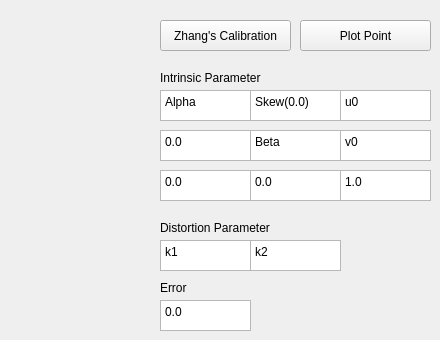
       <widget class="QWidget" name="tab_1">
        <attribute name="title">
         <string>1 </string>
        </attribute>
        <widget class="QPushButton" name="zhang">
         <property name="geometry">
          <rect>
           <x>160</x>
           <y>20</y>
           <width>131</width>
           <height>31</height>
          </rect>
         </property>
         <property name="text">
          <string>Zhang's Calibration</string>
         </property>
        </widget>
        <widget class="QPushButton" name="plot_point">
         <property name="geometry">
          <rect>
           <x>300</x>
           <y>20</y>
           <width>131</width>
           <height>31</height>
          </rect>
         </property>
         <property name="text">
          <string>Plot Point</string>
         </property>
        </widget>
        <widget class="QLabel" name="label">
         <property name="geometry">
          <rect>
           <x>160</x>
           <y>70</y>
           <width>111</width>
           <height>16</height>
          </rect>
         </property>
         <property name="text">
          <string>Intrinsic Parameter</string>
         </property>
        </widget>
        <widget class="QTextEdit" name="textAlpha">
         <property name="geometry">
          <rect>
           <x>160</x>
           <y>90</y>
           <width>91</width>
           <height>31</height>
          </rect>
         </property>
         <property name="html">
          <string>&lt;!DOCTYPE HTML PUBLIC &quot;-//W3C//DTD HTML 4.0//EN&quot; &quot;http://www.w3.org/TR/REC-html40/strict.dtd&quot;&gt;
&lt;html&gt;&lt;head&gt;&lt;meta name=&quot;qrichtext&quot; content=&quot;1&quot; /&gt;&lt;meta charset=&quot;utf-8&quot; /&gt;&lt;style type=&quot;text/css&quot;&gt;
p, li { white-space: pre-wrap; }
hr { height: 1px; border-width: 0; }
li.unchecked::marker { content: &quot;\2610&quot;; }
li.checked::marker { content: &quot;\2612&quot;; }
&lt;/style&gt;&lt;/head&gt;&lt;body style=&quot; font-family:'맑은 고딕'; font-size:9pt; font-weight:400; font-style:normal;&quot;&gt;
&lt;p style=&quot; margin-top:0px; margin-bottom:0px; margin-left:0px; margin-right:0px; -qt-block-indent:0; text-indent:0px;&quot;&gt;Alpha&lt;/p&gt;&lt;/body&gt;&lt;/html&gt;</string>
         </property>
        </widget>
        <widget class="QTextEdit" name="textSkew">
         <property name="geometry">
          <rect>
           <x>250</x>
           <y>90</y>
           <width>91</width>
           <height>31</height>
          </rect>
         </property>
         <property name="html">
          <string>&lt;!DOCTYPE HTML PUBLIC &quot;-//W3C//DTD HTML 4.0//EN&quot; &quot;http://www.w3.org/TR/REC-html40/strict.dtd&quot;&gt;
&lt;html&gt;&lt;head&gt;&lt;meta name=&quot;qrichtext&quot; content=&quot;1&quot; /&gt;&lt;meta charset=&quot;utf-8&quot; /&gt;&lt;style type=&quot;text/css&quot;&gt;
p, li { white-space: pre-wrap; }
hr { height: 1px; border-width: 0; }
li.unchecked::marker { content: &quot;\2610&quot;; }
li.checked::marker { content: &quot;\2612&quot;; }
&lt;/style&gt;&lt;/head&gt;&lt;body style=&quot; font-family:'맑은 고딕'; font-size:9pt; font-weight:400; font-style:normal;&quot;&gt;
&lt;p style=&quot; margin-top:0px; margin-bottom:0px; margin-left:0px; margin-right:0px; -qt-block-indent:0; text-indent:0px;&quot;&gt;Skew(0.0)&lt;/p&gt;&lt;/body&gt;&lt;/html&gt;</string>
         </property>
        </widget>
        <widget class="QTextEdit" name="textU0">
         <property name="geometry">
          <rect>
           <x>340</x>
           <y>90</y>
           <width>91</width>
           <height>31</height>
          </rect>
         </property>
         <property name="html">
          <string>&lt;!DOCTYPE HTML PUBLIC &quot;-//W3C//DTD HTML 4.0//EN&quot; &quot;http://www.w3.org/TR/REC-html40/strict.dtd&quot;&gt;
&lt;html&gt;&lt;head&gt;&lt;meta name=&quot;qrichtext&quot; content=&quot;1&quot; /&gt;&lt;meta charset=&quot;utf-8&quot; /&gt;&lt;style type=&quot;text/css&quot;&gt;
p, li { white-space: pre-wrap; }
hr { height: 1px; border-width: 0; }
li.unchecked::marker { content: &quot;\2610&quot;; }
li.checked::marker { content: &quot;\2612&quot;; }
&lt;/style&gt;&lt;/head&gt;&lt;body style=&quot; font-family:'맑은 고딕'; font-size:9pt; font-weight:400; font-style:normal;&quot;&gt;
&lt;p style=&quot; margin-top:0px; margin-bottom:0px; margin-left:0px; margin-right:0px; -qt-block-indent:0; text-indent:0px;&quot;&gt;u0&lt;/p&gt;&lt;/body&gt;&lt;/html&gt;</string>
         </property>
        </widget>
        <widget class="QTextEdit" name="textZero_1">
         <property name="geometry">
          <rect>
           <x>160</x>
           <y>130</y>
           <width>91</width>
           <height>31</height>
          </rect>
         </property>
         <property name="html">
          <string>&lt;!DOCTYPE HTML PUBLIC &quot;-//W3C//DTD HTML 4.0//EN&quot; &quot;http://www.w3.org/TR/REC-html40/strict.dtd&quot;&gt;
&lt;html&gt;&lt;head&gt;&lt;meta name=&quot;qrichtext&quot; content=&quot;1&quot; /&gt;&lt;meta charset=&quot;utf-8&quot; /&gt;&lt;style type=&quot;text/css&quot;&gt;
p, li { white-space: pre-wrap; }
hr { height: 1px; border-width: 0; }
li.unchecked::marker { content: &quot;\2610&quot;; }
li.checked::marker { content: &quot;\2612&quot;; }
&lt;/style&gt;&lt;/head&gt;&lt;body style=&quot; font-family:'맑은 고딕'; font-size:9pt; font-weight:400; font-style:normal;&quot;&gt;
&lt;p style=&quot; margin-top:0px; margin-bottom:0px; margin-left:0px; margin-right:0px; -qt-block-indent:0; text-indent:0px;&quot;&gt;0.0&lt;/p&gt;&lt;/body&gt;&lt;/html&gt;</string>
         </property>
        </widget>
        <widget class="QTextEdit" name="textBeta">
         <property name="geometry">
          <rect>
           <x>250</x>
           <y>130</y>
           <width>91</width>
           <height>31</height>
          </rect>
         </property>
         <property name="html">
          <string>&lt;!DOCTYPE HTML PUBLIC &quot;-//W3C//DTD HTML 4.0//EN&quot; &quot;http://www.w3.org/TR/REC-html40/strict.dtd&quot;&gt;
&lt;html&gt;&lt;head&gt;&lt;meta name=&quot;qrichtext&quot; content=&quot;1&quot; /&gt;&lt;meta charset=&quot;utf-8&quot; /&gt;&lt;style type=&quot;text/css&quot;&gt;
p, li { white-space: pre-wrap; }
hr { height: 1px; border-width: 0; }
li.unchecked::marker { content: &quot;\2610&quot;; }
li.checked::marker { content: &quot;\2612&quot;; }
&lt;/style&gt;&lt;/head&gt;&lt;body style=&quot; font-family:'맑은 고딕'; font-size:9pt; font-weight:400; font-style:normal;&quot;&gt;
&lt;p style=&quot; margin-top:0px; margin-bottom:0px; margin-left:0px; margin-right:0px; -qt-block-indent:0; text-indent:0px;&quot;&gt;Beta&lt;/p&gt;&lt;/body&gt;&lt;/html&gt;</string>
         </property>
        </widget>
        <widget class="QTextEdit" name="textV0">
         <property name="geometry">
          <rect>
           <x>340</x>
           <y>130</y>
           <width>91</width>
           <height>31</height>
          </rect>
         </property>
         <property name="html">
          <string>&lt;!DOCTYPE HTML PUBLIC &quot;-//W3C//DTD HTML 4.0//EN&quot; &quot;http://www.w3.org/TR/REC-html40/strict.dtd&quot;&gt;
&lt;html&gt;&lt;head&gt;&lt;meta name=&quot;qrichtext&quot; content=&quot;1&quot; /&gt;&lt;meta charset=&quot;utf-8&quot; /&gt;&lt;style type=&quot;text/css&quot;&gt;
p, li { white-space: pre-wrap; }
hr { height: 1px; border-width: 0; }
li.unchecked::marker { content: &quot;\2610&quot;; }
li.checked::marker { content: &quot;\2612&quot;; }
&lt;/style&gt;&lt;/head&gt;&lt;body style=&quot; font-family:'맑은 고딕'; font-size:9pt; font-weight:400; font-style:normal;&quot;&gt;
&lt;p style=&quot; margin-top:0px; margin-bottom:0px; margin-left:0px; margin-right:0px; -qt-block-indent:0; text-indent:0px;&quot;&gt;v0&lt;/p&gt;&lt;/body&gt;&lt;/html&gt;</string>
         </property>
        </widget>
        <widget class="QTextEdit" name="textZero_2">
         <property name="geometry">
          <rect>
           <x>160</x>
           <y>170</y>
           <width>91</width>
           <height>31</height>
          </rect>
         </property>
         <property name="html">
          <string>&lt;!DOCTYPE HTML PUBLIC &quot;-//W3C//DTD HTML 4.0//EN&quot; &quot;http://www.w3.org/TR/REC-html40/strict.dtd&quot;&gt;
&lt;html&gt;&lt;head&gt;&lt;meta name=&quot;qrichtext&quot; content=&quot;1&quot; /&gt;&lt;meta charset=&quot;utf-8&quot; /&gt;&lt;style type=&quot;text/css&quot;&gt;
p, li { white-space: pre-wrap; }
hr { height: 1px; border-width: 0; }
li.unchecked::marker { content: &quot;\2610&quot;; }
li.checked::marker { content: &quot;\2612&quot;; }
&lt;/style&gt;&lt;/head&gt;&lt;body style=&quot; font-family:'맑은 고딕'; font-size:9pt; font-weight:400; font-style:normal;&quot;&gt;
&lt;p style=&quot; margin-top:0px; margin-bottom:0px; margin-left:0px; margin-right:0px; -qt-block-indent:0; text-indent:0px;&quot;&gt;0.0&lt;/p&gt;&lt;/body&gt;&lt;/html&gt;</string>
         </property>
        </widget>
        <widget class="QTextEdit" name="textZero_3">
         <property name="geometry">
          <rect>
           <x>250</x>
           <y>170</y>
           <width>91</width>
           <height>31</height>
          </rect>
         </property>
         <property name="html">
          <string>&lt;!DOCTYPE HTML PUBLIC &quot;-//W3C//DTD HTML 4.0//EN&quot; &quot;http://www.w3.org/TR/REC-html40/strict.dtd&quot;&gt;
&lt;html&gt;&lt;head&gt;&lt;meta name=&quot;qrichtext&quot; content=&quot;1&quot; /&gt;&lt;meta charset=&quot;utf-8&quot; /&gt;&lt;style type=&quot;text/css&quot;&gt;
p, li { white-space: pre-wrap; }
hr { height: 1px; border-width: 0; }
li.unchecked::marker { content: &quot;\2610&quot;; }
li.checked::marker { content: &quot;\2612&quot;; }
&lt;/style&gt;&lt;/head&gt;&lt;body style=&quot; font-family:'맑은 고딕'; font-size:9pt; font-weight:400; font-style:normal;&quot;&gt;
&lt;p style=&quot; margin-top:0px; margin-bottom:0px; margin-left:0px; margin-right:0px; -qt-block-indent:0; text-indent:0px;&quot;&gt;0.0&lt;/p&gt;&lt;/body&gt;&lt;/html&gt;</string>
         </property>
        </widget>
        <widget class="QTextEdit" name="textScale">
         <property name="geometry">
          <rect>
           <x>340</x>
           <y>170</y>
           <width>91</width>
           <height>31</height>
          </rect>
         </property>
         <property name="html">
          <string>&lt;!DOCTYPE HTML PUBLIC &quot;-//W3C//DTD HTML 4.0//EN&quot; &quot;http://www.w3.org/TR/REC-html40/strict.dtd&quot;&gt;
&lt;html&gt;&lt;head&gt;&lt;meta name=&quot;qrichtext&quot; content=&quot;1&quot; /&gt;&lt;meta charset=&quot;utf-8&quot; /&gt;&lt;style type=&quot;text/css&quot;&gt;
p, li { white-space: pre-wrap; }
hr { height: 1px; border-width: 0; }
li.unchecked::marker { content: &quot;\2610&quot;; }
li.checked::marker { content: &quot;\2612&quot;; }
&lt;/style&gt;&lt;/head&gt;&lt;body style=&quot; font-family:'맑은 고딕'; font-size:9pt; font-weight:400; font-style:normal;&quot;&gt;
&lt;p style=&quot; margin-top:0px; margin-bottom:0px; margin-left:0px; margin-right:0px; -qt-block-indent:0; text-indent:0px;&quot;&gt;1.0&lt;/p&gt;&lt;/body&gt;&lt;/html&gt;</string>
         </property>
        </widget>
        <widget class="QLabel" name="label_2">
         <property name="geometry">
          <rect>
           <x>160</x>
           <y>220</y>
           <width>121</width>
           <height>16</height>
          </rect>
         </property>
         <property name="text">
          <string>Distortion Parameter</string>
         </property>
        </widget>
        <widget class="QTextEdit" name="textK1">
         <property name="geometry">
          <rect>
           <x>160</x>
           <y>240</y>
           <width>91</width>
           <height>31</height>
          </rect>
         </property>
         <property name="html">
          <string>&lt;!DOCTYPE HTML PUBLIC &quot;-//W3C//DTD HTML 4.0//EN&quot; &quot;http://www.w3.org/TR/REC-html40/strict.dtd&quot;&gt;
&lt;html&gt;&lt;head&gt;&lt;meta name=&quot;qrichtext&quot; content=&quot;1&quot; /&gt;&lt;meta charset=&quot;utf-8&quot; /&gt;&lt;style type=&quot;text/css&quot;&gt;
p, li { white-space: pre-wrap; }
hr { height: 1px; border-width: 0; }
li.unchecked::marker { content: &quot;\2610&quot;; }
li.checked::marker { content: &quot;\2612&quot;; }
&lt;/style&gt;&lt;/head&gt;&lt;body style=&quot; font-family:'맑은 고딕'; font-size:9pt; font-weight:400; font-style:normal;&quot;&gt;
&lt;p style=&quot; margin-top:0px; margin-bottom:0px; margin-left:0px; margin-right:0px; -qt-block-indent:0; text-indent:0px;&quot;&gt;k1&lt;/p&gt;&lt;/body&gt;&lt;/html&gt;</string>
         </property>
        </widget>
        <widget class="QTextEdit" name="textK2">
         <property name="geometry">
          <rect>
           <x>250</x>
           <y>240</y>
           <width>91</width>
           <height>31</height>
          </rect>
         </property>
         <property name="html">
          <string>&lt;!DOCTYPE HTML PUBLIC &quot;-//W3C//DTD HTML 4.0//EN&quot; &quot;http://www.w3.org/TR/REC-html40/strict.dtd&quot;&gt;
&lt;html&gt;&lt;head&gt;&lt;meta name=&quot;qrichtext&quot; content=&quot;1&quot; /&gt;&lt;meta charset=&quot;utf-8&quot; /&gt;&lt;style type=&quot;text/css&quot;&gt;
p, li { white-space: pre-wrap; }
hr { height: 1px; border-width: 0; }
li.unchecked::marker { content: &quot;\2610&quot;; }
li.checked::marker { content: &quot;\2612&quot;; }
&lt;/style&gt;&lt;/head&gt;&lt;body style=&quot; font-family:'맑은 고딕'; font-size:9pt; font-weight:400; font-style:normal;&quot;&gt;
&lt;p style=&quot; margin-top:0px; margin-bottom:0px; margin-left:0px; margin-right:0px; -qt-block-indent:0; text-indent:0px;&quot;&gt;k2&lt;/p&gt;&lt;/body&gt;&lt;/html&gt;</string>
         </property>
        </widget>
        <widget class="QTextEdit" name="textError">
         <property name="geometry">
          <rect>
           <x>160</x>
           <y>300</y>
           <width>91</width>
           <height>31</height>
          </rect>
         </property>
         <property name="html">
          <string>&lt;!DOCTYPE HTML PUBLIC &quot;-//W3C//DTD HTML 4.0//EN&quot; &quot;http://www.w3.org/TR/REC-html40/strict.dtd&quot;&gt;
&lt;html&gt;&lt;head&gt;&lt;meta name=&quot;qrichtext&quot; content=&quot;1&quot; /&gt;&lt;meta charset=&quot;utf-8&quot; /&gt;&lt;style type=&quot;text/css&quot;&gt;
p, li { white-space: pre-wrap; }
hr { height: 1px; border-width: 0; }
li.unchecked::marker { content: &quot;\2610&quot;; }
li.checked::marker { content: &quot;\2612&quot;; }
&lt;/style&gt;&lt;/head&gt;&lt;body style=&quot; font-family:'맑은 고딕'; font-size:9pt; font-weight:400; font-style:normal;&quot;&gt;
&lt;p style=&quot; margin-top:0px; margin-bottom:0px; margin-left:0px; margin-right:0px; -qt-block-indent:0; text-indent:0px;&quot;&gt;0.0&lt;/p&gt;&lt;/body&gt;&lt;/html&gt;</string>
         </property>
        </widget>
        <widget class="QLabel" name="label_3">
         <property name="geometry">
          <rect>
           <x>160</x>
           <y>280</y>
           <width>121</width>
           <height>16</height>
          </rect>
         </property>
         <property name="text">
          <string>Error</string>
         </property>
        </widget>
       </widget>
